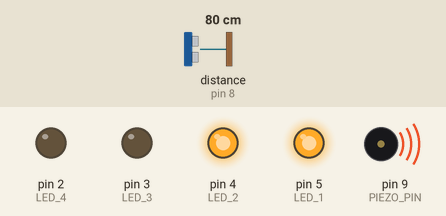
Simulated run of this sketch. Board: Arduino Uno, built with avr-gcc and run on an emulated ATmega328P. On the bench: output pins drawn as LEDs (lit = HIGH), buzzer (waves = sounding). Wiring (inferred from the names in the program): ultrasonic range finder: trigger pin 7; echo pin 8. Dashed ring = blinking. The test bench sets the inputs (shaded band); at power-on: distance to the obstacle (sensor on pin 8) 80 cm. The echo pulse lasts 58.3 µs per cm; pins used as bus, display or sensor lines are not drawn.

Above: at 1.2 s.
1.3 s: distance to the obstacle (sensor on pin 8) set to 70 cm
At 1.42 s:
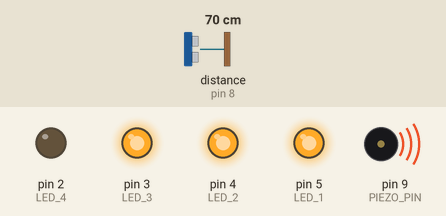
4.3 s: distance to the obstacle (sensor on pin 8) set to 33 cm
7.3 s: distance to the obstacle (sensor on pin 8) set to 29 cm
At 7.42 s:
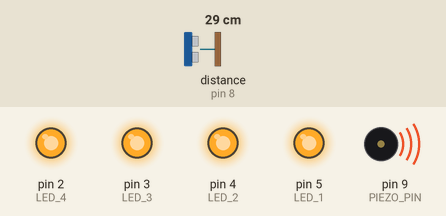
10.3 s: distance to the obstacle (sensor on pin 8) set to 2 cm
At 12.1 s:
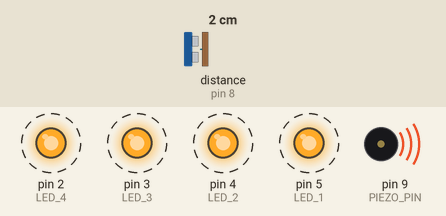
13.3 s: distance to the obstacle (sensor on pin 8) set to 22 cm
16.3 s: distance to the obstacle (sensor on pin 8) set to 29 cm
At 16.47 s:
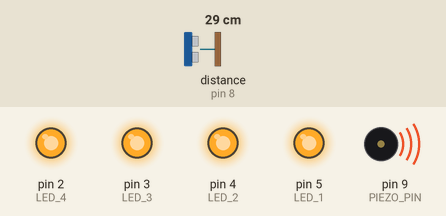
Timing chart, 0 to 19.3 s (numbered marks = the images above; inputs shaded):
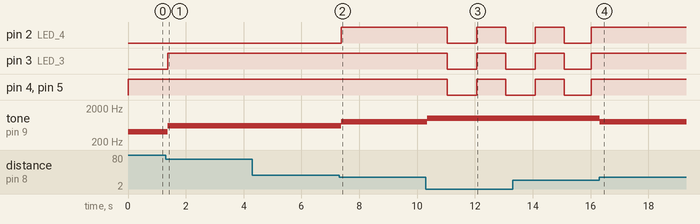

The sketch:

Exc1.ino
```cpp
// (C) Mohamed Taha Jasser, Nadman Faisal, Zahid Hasan, group: 6 (2025)
// Work package 6
// Exercise 1
// Submission code: 110306 (provided by your TA-s)

#define TRIG_PIN 7                // Pin defined for triggering signal for radar sensor
#define ECHO_PIN 8                // Pin defined to read echo signal for radar sensor

// Pins defined for the LEDs
#define LED_1 5
#define LED_2 4
#define LED_3 3
#define LED_4 2

#define PIEZO_PIN 9               // Pin defined for the Piezo sensor (buzzer)

// Distances defined for parking system
#define DISTANCE_5 200
#define DISTANCE_4 150
#define DISTANCE_3 75
#define DISTANCE_2 30
#define DISTANCE_1 25

bool lightFlag = false;           // Boolean to indicate when to turn the lights on or off

void setup() {
  Serial.begin(9600);             // Initializes serial with 9600 baud
  setupTimer1();                  // Sets up timer1
  pinMode(PIEZO_PIN, OUTPUT);     // Sets PIEZO pin to OUTPUT
  pinMode(LED_1, OUTPUT);         // Initializes LED_1 as output
  pinMode(LED_2, OUTPUT);         // Initializes LED_2 as output
  pinMode(LED_3, OUTPUT);         // Initializes LED_3 as output
  pinMode(LED_4, OUTPUT);         // Initializes LED_4 as output
}

void loop() {
  long cm;                                // Variable to hold the calculated distance in centimeters

  turnOffLED(4);                          // Turns off all the LEDs

  cm = getCentimeters();                  // Returns distance in centimeters and stores in variable

  if(cm < DISTANCE_1) {                   // If the calculated distance is less than the defined distance,
    if(lightFlag) turnOnLED(4);           // and if light flag is true, turns on all LEDs,
    else turnOffLED(4);                   // else turns the LEDs off, mimicing blinking.
    turnOnSound(cm);                      // Makes the buzzer buzz
  } else if(cm < DISTANCE_2) {            // If the calculated distance is less than the second defined distance,
    turnOnLED(4);                         // Turns on all LEDs,
    turnOnSound(cm);                      // and makes the buzzer buss
  } else if(cm < DISTANCE_3) {            // If the calculated distance is less than the third defined distance,
  	turnOnLED(3);                         // turns on only 3 LEDs,
    turnOnSound(cm);                      // and makes the buzzer buss
  } else if(cm < DISTANCE_4) {            // If the calculated distance is less than the fourth defined distance,
    turnOnLED(2);                         // turns on only 2 LEDs,
    turnOnSound(cm);                      // and makes the buzzer buss
  } else if(cm < DISTANCE_5) {            // If the calculated distance is less than the fourth defined distance,
  	turnOnLED(1);                         // turns on only 1 LEDs,
    turnOnSound(cm);                      // and makes the buzzer buss
  } else {                                // else,
    turnOffLED(4);                        // turns off all the LEDs,
    turnOnSound(cm);                      // sounds according to the calculated distance
  }

  delay(100);
}

long getCentimeters() {
  // The speed of sound is 340 m/s or 29 microseconds per centimeter.
  // The ping travels out and back, so to find the distance of the object we
  // take half of the distance travelled.
  pinMode(TRIG_PIN, OUTPUT);              // Sets the trigger pin to output to send pings from the radar sensor

  digitalWrite(TRIG_PIN, LOW);            // Sets the trigger pin to LOW to clear any previous incoming pings
  delayMicroseconds(2);                   // Waits for 2 us to clear incoming pings
  digitalWrite(TRIG_PIN, HIGH);           // Sends a ping,
  delayMicroseconds(5);                   // Waits for 5 us
  digitalWrite(TRIG_PIN, LOW);            // Switches off sending pings

  pinMode(ECHO_PIN, INPUT);               // The echo pin receives the ping, so set to input
  long duration = pulseIn(ECHO_PIN, HIGH);// Calculates the duration of the ping

  return duration / 29 / 2;               // Converts microseconds to seconds and then divides by 2 as the pings travel twice (bounces off
                                          // a surface and comes back).
}

/*
Turns on the LEDs according to the value of the parameters
*/
void turnOnLED(int num) {
  int pins[] = {LED_1, LED_2, LED_3, LED_4};        // List of all the LED pins
  for(int i = 0; i < num; i++) {                    // Loops through the list and
    digitalWrite(pins[i], HIGH);                    // Sets them to HIGH
  }
}

/*
Turns off the LEDs according to the value of the parameters
*/
void turnOffLED(int num) {
  int pins[] = {LED_1, LED_2, LED_3, LED_4};        // List of all the LED pins
  for(int i = 0; i < num; i++) {                    // Loops through the list and
    digitalWrite(pins[i], LOW);                     // Sets them to LOW
  }
}

/*
Turns on the sound of the PIEZO according to the distance
provided as the parameter
*/
void turnOnSound(int distance) {
  if(distance < DISTANCE_1) {             // If the distance is lower than the defined distance,
    digitalWrite(PIEZO_PIN, HIGH);        // Turns on the piezo,
    tone(PIEZO_PIN, 1000, 100);           // and makes a high pitched sound.
  } else if(distance < DISTANCE_2) {      // If the distance is lower than the defined distance,
    digitalWrite(PIEZO_PIN, HIGH);        // Turns on the piezo and
    tone(PIEZO_PIN, 800, 100);            // Makes a lower high pitched sound
  } else if(distance < DISTANCE_3) {      // If the distance is lower then the defined distance,
    digitalWrite(PIEZO_PIN, HIGH);        // Turns on the piezo and
  	tone(PIEZO_PIN, 600, 100);            // Makes a high pitched sound
  } else if(distance < DISTANCE_4) {      // If the distance is lower then the defined distance,
    digitalWrite(PIEZO_PIN, HIGH);        // Turns on the piezo and
    tone(PIEZO_PIN, 400, 100);            // Makes a low pitched sound
  } else if(distance < DISTANCE_5) {      // If the distance is lower then the defined distance,
    digitalWrite(PIEZO_PIN, HIGH);        // Turns on the piezo and
  	tone(PIEZO_PIN, 200, 100);            // Makes an even lower pitched sound
  } else {                                // Else,
    digitalWrite(PIEZO_PIN, LOW);         // turns off the piezo
  }
}

// Sets up the timer1, source: https://www.instructables.com/Arduino-Timer-Interrupts/
void setupTimer1(){
  cli();
  TCCR1A = 0;       // set entire TCCR1A register to 0
  TCCR1B = 0;       // same for TCCR1B
  TCNT1  = 0;       //initialize counter value to 0
  // set compare match register for 1hz increments
  OCR1A = 15624;// = (16*10^6) / (1*1024) - 1 (must be <65536)
  // turn on CTC mode
  TCCR1B |= (1 << WGM12);
  // Set CS10 and CS12 bits for 1024 prescaler
  TCCR1B |= (1 << CS12) | (1 << CS10);
  // enable timer compare interrupt
  TIMSK1 |= (1 << OCIE1A);
  sei();//allow interrupts

}//end setup

// ISR method to switch lightflag boolean value
ISR(TIMER1_COMPA_vect){
  lightFlag = !lightFlag;           // If the lightFlag is true, turns it to false. If false, turns it
                                    // to true.
}
```

Measured:
- the behaviour switches between 75 and 74 cm on distance to the obstacle (sensor on pin 8) (found by bisection; images 0 and 1)
- the behaviour switches between 31 and 30 cm on distance to the obstacle (sensor on pin 8) (found by bisection; images 1 and 2)
- the behaviour switches between 25 and 26 cm on distance to the obstacle (sensor on pin 8) (found by bisection; images 3 and 4)
- after the input at 1.3 s, pin 3 (LED_3): LOW → HIGH after 0.07 s; tone on pin 9 (PIEZO_PIN): 400 Hz → 600 Hz after 0.07 s
- after the input at 7.3 s, pin 2 (LED_4): LOW → HIGH after 0.08 s; tone on pin 9 (PIEZO_PIN): 600 Hz → 800 Hz after 0.08 s
- after the input at 10.3 s, pin 2 (LED_4), pin 3 (LED_3), pin 4 (LED_2), pin 5 (LED_1): HIGH → LOW after 0.75 s, → HIGH 1.0 s later, → LOW 1.0 s later; tone on pin 9 (PIEZO_PIN): 800 Hz → 1000 Hz at once
- after the input at 16.3 s, pin 2 (LED_4), pin 3 (LED_3), pin 4 (LED_2), pin 5 (LED_1): stops changing and stays HIGH; tone on pin 9 (PIEZO_PIN): 1000 Hz → 800 Hz at once
